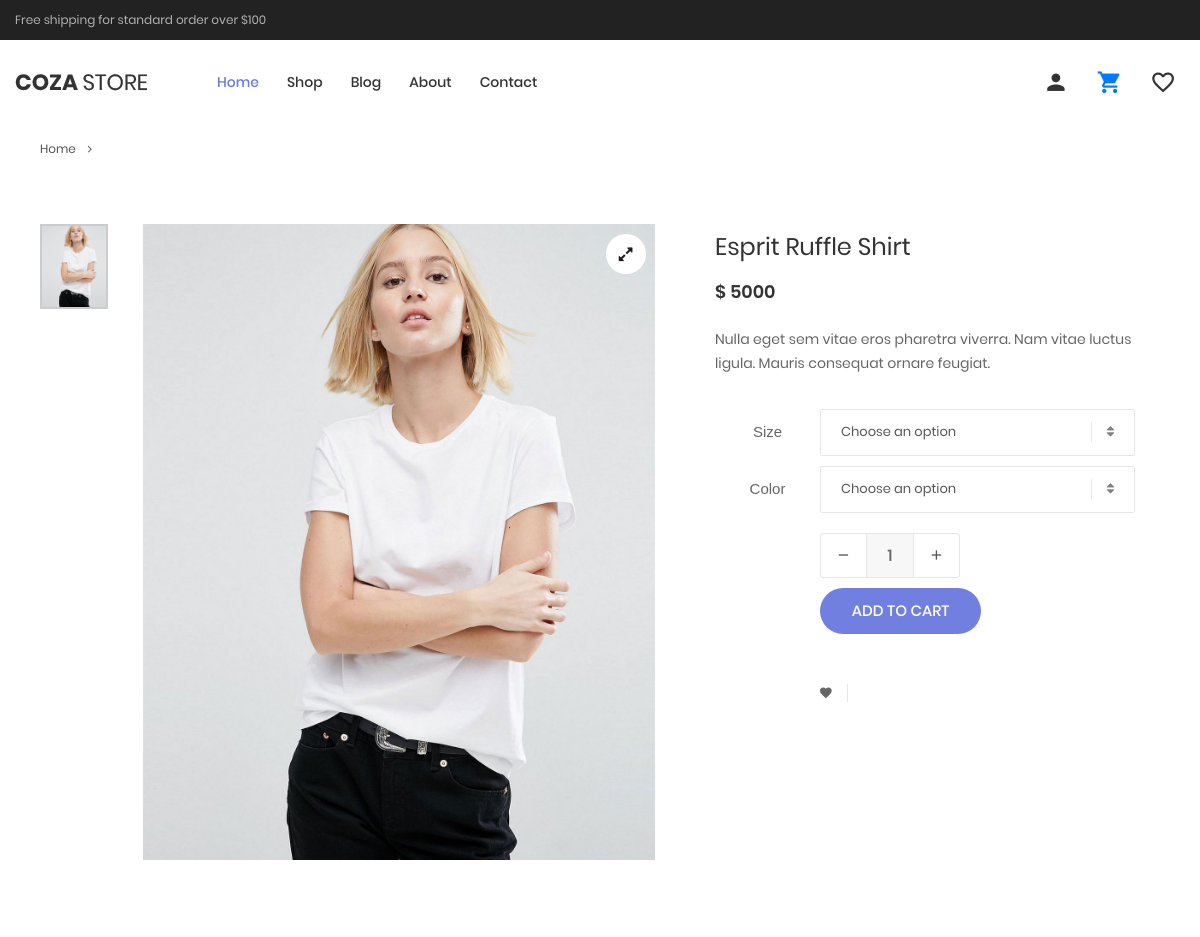
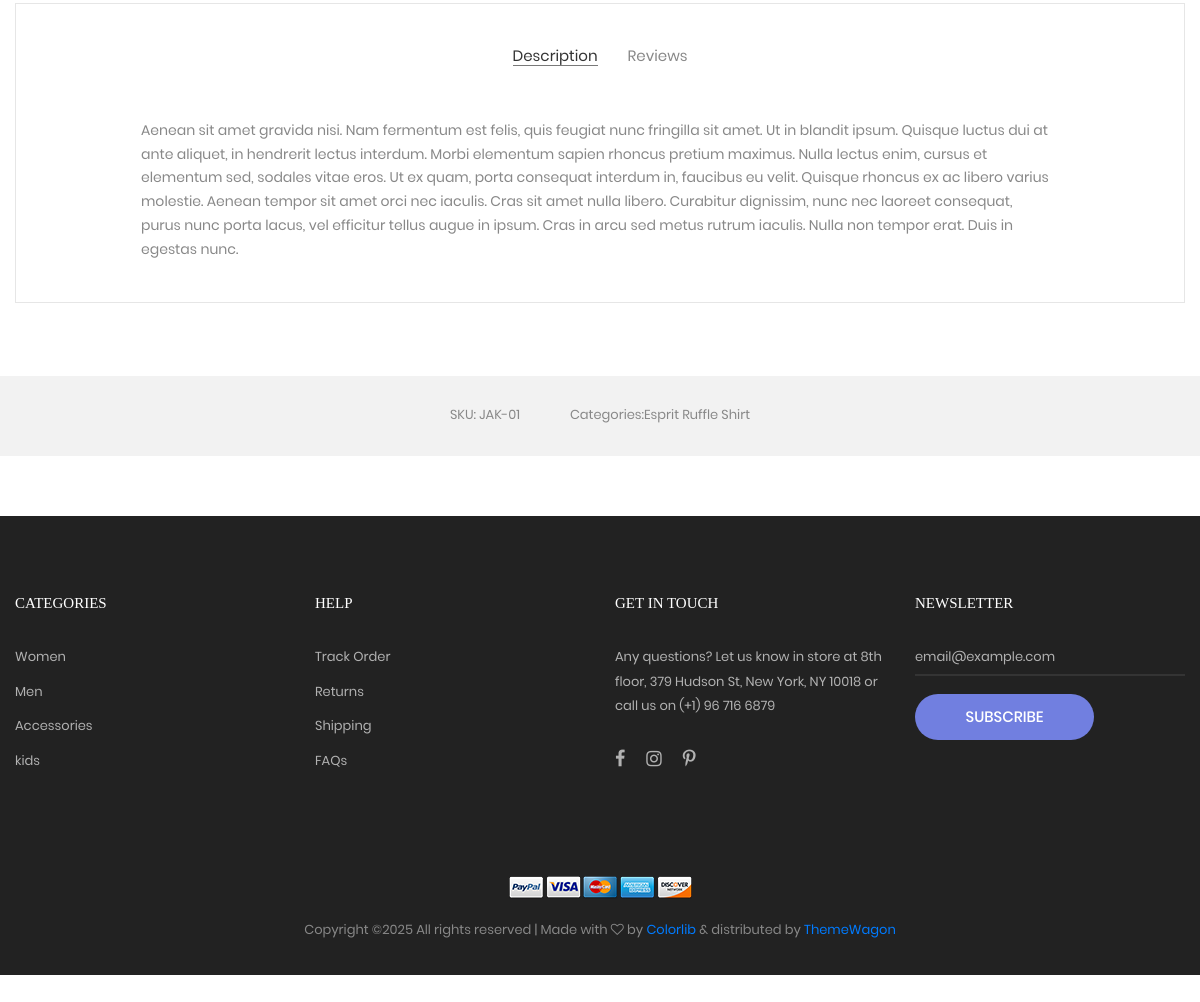
Screenshot of /productdetail/2/ with the database file from the repository (2 pictures, top to bottom).
### demo/models.py (models this page shows, shortened)
class ProductImage(models.Model):
    product=models.ForeignKey(Product,related_name='product_images',on_delete=models.CASCADE)
    image=models.ImageField(upload_to='media/')

class Product(models.Model):
    name=models.CharField(max_length=100)
    category=models.ForeignKey(Category,on_delete=models.CASCADE)
    price=models.IntegerField()

class Category(models.Model):
    category_name=models.CharField(max_length=200)
    category_img=models.ImageField(upload_to='media/')

### demo/views.py (the view, shortened to what this page needs)
# urls.py: path('productdetail/<int:id>/',productdetail,name='detailpage'),
def productdetail(request,id):
    categories=Category.objects.all()
    product = get_object_or_404(Product, id=id)
    images=product.product_images.all()
    reviews = product.reviews.all()
    review=[]
    for i in reviews:
        review.append({
            'review':i,
            'rating_list':list(range(i.rating))
        })
    context = {
        'categories':categories,
        'product': product,
        'images':  images,
        'review':review
    }
    return render(request, 'product-detail.html',context)

### demo/templates/product-detail.html (shortened to what this page needs)
{% extends "header.html" %} {% load static %} {% block main %}
<br />
<br />
<br />
<div class="container">
  <div class="bread-crumb flex-w p-l-25 p-r-15 p-t-30 p-lr-0-lg">
    <a href="index.html" class="stext-109 cl8 hov-cl1 trans-04">
      Home
      <i class="fa fa-angle-right m-l-9 m-r-10" aria-hidden="true"></i>
    </a>
  </div>
</div>
<section class="sec-product-detail bg0 p-t-65 p-b-60">
  <div class="container">
    <div class="row">
      <div class="col-md-6 col-lg-7 p-b-30">
        <div class="p-l-25 p-r-30 p-lr-0-lg">
          <div class="wrap-slick3 flex-sb flex-w">
            <div class="wrap-slick3-dots"></div>
            <div class="slick3 gallery-lb">
              {% for i in images %}
              <div class="item-slick3" data-thumb="{{i.image.url}}">
                <div class="wrap-pic-w pos-relative">
                  <img src="{{i.image.url}}" alt="IMG-PRODUCT" />
                  <a
                    class="flex-c-m size-108 how-pos1 bor0 fs-16 cl10 bg0 hov-btn3 trans-04"
                    href="{{i.image.url}}"
                  >
                    <i class="fa fa-expand"></i>
                  </a>
                </div>
              </div>
              {% endfor %}
            </div>
          </div>
        </div>
      </div>
      <div class="col-md-6 col-lg-5 p-b-30">
        <div class="p-r-50 p-t-5 p-lr-0-lg">
          <h4 class="mtext-105 cl2 js-name-detail p-b-14">{{product.name}}</h4>
          <span class="mtext-106 cl2"> $ {{product.price}} </span>
          <p class="stext-102 cl3 p-t-23">
            Nulla eget sem vitae eros pharetra viverra. Nam vitae luctus ligula.
            Mauris consequat ornare feugiat.
          </p>
          <div class="p-t-33">
            <div class="flex-w flex-r-m p-b-10">
              <div class="size-203 flex-c-m respon6">Size</div>
              <div class="size-204 respon6-next">
                <div class="rs1-select2 bor8 bg0">
                </div>
              </div>
            </div>
            <div class="flex-w flex-r-m p-b-10">
              <div class="size-203 flex-c-m respon6">Color</div>
              <div class="size-204 respon6-next">
                <div class="rs1-select2 bor8 bg0">
                </div>
              </div>
            </div>
            <div class="flex-w flex-r-m p-b-10">
              <div class="size-204 flex-w flex-m respon6-next">
                <div class="wrap-num-product flex-w m-r-20 m-tb-10">
                  <button
                    class="btn-num-product-down cl8 hov-btn3 trans-04 flex-c-m"
                  >
                    <i class="fs-16 zmdi zmdi-minus"></i>
                  </button>
                  <input
                    class="mtext-104 cl3 txt-center num-product pytqs"
                    type="number"
                    name="num-product"
                    value="1"
                  />
                  <button
                    class="btn-num-product-up cl8 hov-btn3 trans-04 flex-c-m"
                  >
                    <i class="fs-16 zmdi zmdi-plus"></i>
                  </button>
                </div>
                <button
                  class="flex-c-m stext-101 cl0 size-101 bg1 bor1 hov-btn1 p-lr-15 trans-04 js-addcart-detail"
                  onclick="addtocart()"
                >
                  Add to cart
                </button>
              </div>
            </div>
          </div>
          <div class="flex-w flex-m p-l-100 p-t-40 respon7">
            <div class="flex-m bor9 p-r-10 m-r-11">
              <a
                href="javascript:void(0);"
                class="fs-14 cl3 hov-cl1 trans-04 lh-10 p-lr-5 p-tb-2 tooltip100 addtowishlist"
                data-id="{{ forloop.counter }}"
                data-tooltip="Add to Wishlist"
              >
                <i class="zmdi zmdi-favorite"></i>
              </a>
            </div>
          </div>
        </div>
      </div>
    </div>
    <div class="bor10 m-t-50 p-t-43 p-b-40">
      <div class="tab01">
        <ul class="nav nav-tabs" role="tablist">
          <li class="nav-item p-b-10">
            <a
              class="nav-link active"
              data-toggle="tab"
              href="#description"
              role="tab"
              >Description</a
            >
          </li>
          <li class="nav-item p-b-10">
            <a class="nav-link" data-toggle="tab" href="#reviews" role="tab"
              >Reviews</a
            >
          </li>
        </ul>
        <div class="tab-content p-t-43">
          <div
            class="tab-pane fade show active"
            id="description"
            role="tabpanel"
          >
            <div class="how-pos2 p-lr-15-md">
              <p class="stext-102 cl6">
                Aenean sit amet gravida nisi. Nam fermentum est felis, quis
                feugiat nunc fringilla sit amet. Ut in blandit ipsum. Quisque
                luctus dui at ante aliquet, in hendrerit lectus interdum. Morbi
                elementum sapien rhoncus pretium maximus. Nulla lectus enim,
                cursus et elementum sed, sodales vitae eros. Ut ex quam, porta
                consequat interdum in, faucibus eu velit. Quisque rhoncus ex ac
                libero varius molestie. Aenean tempor sit amet orci nec iaculis.
                Cras sit amet nulla libero. Curabitur dignissim, nunc nec
                laoreet consequat, purus nunc porta lacus, vel efficitur tellus
                augue in ipsum. Cras in arcu sed metus rutrum iaculis. Nulla non
                tempor erat. Duis in egestas nunc.
              </p>
            </div>
          </div>
        </div>
      </div>
    </div>
  </div>
  <div class="bg6 flex-c-m flex-w size-302 m-t-73 p-tb-15">
    <span class="stext-107 cl6 p-lr-25"> SKU: JAK-01 </span>
    <span class="stext-107 cl6 p-lr-25"> Categories:{{product.name}} </span>
  </div>
</section>
 {% endblock main %}

### demo/templates/header.html (shortened to what this page needs)
<!DOCTYPE html>
{% load static %}
<html lang="en">
<head>
	<link rel="stylesheet" type="text/css" href="{% static 'vendor/bootstrap/css/bootstrap.min.css' %}">
	<link rel="stylesheet" type="text/css" href="{% static 'fonts/font-awesome-4.7.0/css/font-awesome.min.css' %}">
	<link rel="stylesheet" type="text/css" href="{% static 'fonts/iconic/css/material-design-iconic-font.min.css' %}">
	<link rel="stylesheet" type="text/css" href="{% static 'fonts/linearicons-v1.0.0/icon-font.min.css' %}">
	<link rel="stylesheet" type="text/css" href="{% static 'vendor/animate/animate.css' %}">
	<link rel="stylesheet" type="text/css" href="{% static 'vendor/css-hamburgers/hamburgers.min.css' %}">
	<link rel="stylesheet" type="text/css" href="{% static 'vendor/animsition/css/animsition.min.css' %}">
	<link rel="stylesheet" type="text/css" href="{% static 'vendor/select2/select2.min.css' %}">
	<link rel="stylesheet" type="text/css" href="{% static 'vendor/daterangepicker/daterangepicker.css' %}">
	<link rel="stylesheet" type="text/css" href="{% static 'vendor/slick/slick.css' %}">
	<link rel="stylesheet" type="text/css" href="{% static 'vendor/MagnificPopup/magnific-popup.css' %}">
	<link rel="stylesheet" type="text/css" href="{% static 'vendor/perfect-scrollbar/perfect-scrollbar.css' %}">
	<link rel="stylesheet" type="text/css" href="{% static 'css/util.css' %}">
	<link rel="stylesheet" type="text/css" href="{% static 'css/main.css' %}">
	<link rel="stylesheet" type="text/css" href="{% static 'css/icon.css' %}">
</head>
<body class="animsition">
	<header>
		<div class="container-menu-desktop">
			<div class="top-bar">
				<div class="content-topbar flex-sb-m h-full container">
					<div class="left-top-bar">
						Free shipping for standard order over $100
					</div>
				</div>
			</div>
			<div class="wrap-menu-desktop">
				<nav class="limiter-menu-desktop container">
					<a href="/" class="logo">
						<img src=" {% static "images/icons/logo-01.png" %}" alt="IMG-LOGO">
					</a>
					<div class="menu-desktop">
						<ul class="main-menu">
							<li class="active-menu">
								<a href="/">Home</a>
							</li>
							<li>
								<a href="/shop">Shop</a>
							</li>
							<li>
								<a href="/blog">Blog</a>
							</li>
							<li>
								<a href="/about">About</a>
							</li>
							<li>
								<a href="/contact">Contact</a>
							</li>
						</ul>
					</div>
					<div class="wrap-icon-header flex-w flex-r-m">
						<div class="icon-header-item cl2 hov-cl1 trans-04 p-l-22 p-r-11 js-show-modal-account">
							<i class="zmdi zmdi-account"></i>
						</div>
						<div class="icon-header-item cl2 hov-cl1 trans-04 p-l-22 p-r-11 js-show-cart">
							<a href="/cart">
							<i class="zmdi zmdi-shopping-cart"></i>
							</a>
						</div>
						<a href="/wishlist" class="dis-block icon-header-item cl2 hov-cl1 trans-04 p-l-22 p-r-11 ">
							<i class="zmdi zmdi-favorite-outline"></i>
						</a>
					</div>
				</nav>
			</div>
		</div>
	</header>
{% block main %}
{% endblock main %}
	<footer class="bg3 p-t-75 p-b-32">
		<div class="container">
			<div class="row">
				<div class="col-sm-6 col-lg-3 p-b-50">
					<h4 class="stext-301 cl0 p-b-30">
						Categories
					</h4>
					<ul>
						{% for i in categories%}
						<li class="p-b-10">
							<a href="#" class="stext-107 cl7 hov-cl1 trans-04">
								{{i.category_name}}
							</a>
						</li>
						{% endfor %}
					</ul>
				</div>
				<div class="col-sm-6 col-lg-3 p-b-50">
					<h4 class="stext-301 cl0 p-b-30">
						Help
					</h4>
					<ul>
						<li class="p-b-10">
							<a href="#" class="stext-107 cl7 hov-cl1 trans-04">
								Track Order
							</a>
						</li>
						<li class="p-b-10">
							<a href="#" class="stext-107 cl7 hov-cl1 trans-04">
								Returns
							</a>
						</li>
						<li class="p-b-10">
							<a href="#" class="stext-107 cl7 hov-cl1 trans-04">
								Shipping
							</a>
						</li>
						<li class="p-b-10">
							<a href="#" class="stext-107 cl7 hov-cl1 trans-04">
								FAQs
							</a>
						</li>
					</ul>
				</div>
				<div class="col-sm-6 col-lg-3 p-b-50">
					<h4 class="stext-301 cl0 p-b-30">
						GET IN TOUCH
					</h4>
					<p class="stext-107 cl7 size-201">
						Any questions? Let us know in store at 8th floor, 379 Hudson St, New York, NY 10018 or call us on (+1) 96 716 6879
					</p>
					<div class="p-t-27">
						<a href="#" class="fs-18 cl7 hov-cl1 trans-04 m-r-16">
							<i class="fa fa-facebook"></i>
						</a>
						<a href="#" class="fs-18 cl7 hov-cl1 trans-04 m-r-16">
							<i class="fa fa-instagram"></i>
						</a>
						<a href="#" class="fs-18 cl7 hov-cl1 trans-04 m-r-16">
							<i class="fa fa-pinterest-p"></i>
						</a>
					</div>
				</div>
				<div class="col-sm-6 col-lg-3 p-b-50">
					<h4 class="stext-301 cl0 p-b-30">
						Newsletter
					</h4>
					<form>
						<div class="wrap-input1 w-full p-b-4">
							<input class="input1 bg-none plh1 stext-107 cl7" type="text" name="email" placeholder="email@example.com">
						</div>
						<div class="p-t-18">
							<button class="flex-c-m stext-101 cl0 size-103 bg1 bor1 hov-btn2 p-lr-15 trans-04">
								Subscribe
							</button>
						</div>
					</form>
				</div>
			</div>
			<div class="p-t-40">
				<div class="flex-c-m flex-w p-b-18">
					<a href="#" class="m-all-1">
						<img src="{% static "images/icons/icon-pay-01.png" %}" alt="ICON-PAY">
					</a>
					<a href="#" class="m-all-1">
						<img src="{% static "images/icons/icon-pay-02.png" %}" alt="ICON-PAY">
					</a>
					<a href="#" class="m-all-1">
						<img src="{% static "images/icons/icon-pay-03.png" %}" alt="ICON-PAY">
					</a>
					<a href="#" class="m-all-1">
						<img src="{% static "images/icons/icon-pay-04.png" %}" alt="ICON-PAY">
					</a>
					<a href="#" class="m-all-1">
						<img src="{% static "images/icons/icon-pay-05.png" %}" alt="ICON-PAY">
					</a>
				</div>
				<p class="stext-107 cl6 txt-center">
Copyright &copy;<script>document.write(new Date().getFullYear());</script> All rights reserved | Made with <i class="fa fa-heart-o" aria-hidden="true"></i> by <a href="https://colorlib.com" target="_blank">Colorlib</a> &amp; distributed by <a href="https://themewagon.com" target="_blank">ThemeWagon</a>
				</p>
			</div>
		</div>
	</footer>
</body>
</html>

### rows the page displays
ProductImage: image (picture)
Product: name "Esprit Ruffle Shirt", price "5000"
Category: category_name "Women"
Category: category_name "Men"
Category: category_name "Accessories"
Category: category_name "kids"
